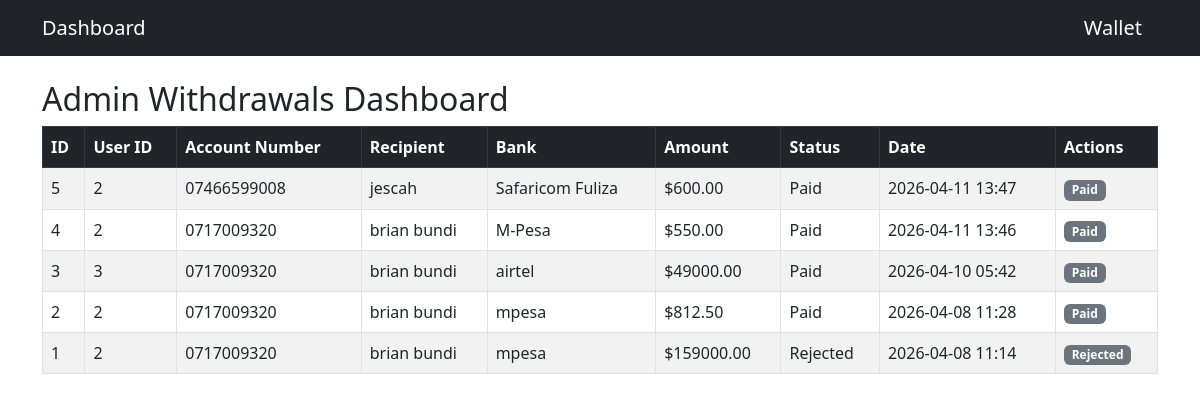
/admin/withdrawals, run on the app's committed database.
### models.py (models this page shows)
class Withdrawal(db.Model):
    __tablename__ = "withdrawals"
    id = db.Column(db.Integer, primary_key=True)
    user_id = db.Column(db.Integer, db.ForeignKey("user.id"), nullable=False)
    account_number = db.Column(db.String(100), nullable=False)
    recipient_name = db.Column(db.String(100), nullable=False)
    bank_name = db.Column(db.String(100), nullable=False)
    amount = db.Column(db.Float, nullable=False)
    status = db.Column(db.String(50), default="Pending")
    created_at = db.Column(db.DateTime, default=db.func.now())
    user = db.relationship("User", back_populates="withdrawals")

### app.py (the view)
@app.route("/admin/withdrawals")
def admin_withdrawals():
    withdrawals = Withdrawal.query.order_by(Withdrawal.created_at.desc()).all()
    return render_template("admin_withdrawals.html", withdrawals=withdrawals)

### templates/admin_withdrawals.html
{% extends "base.html" %}
{% block content %}
<h2>Admin Withdrawals Dashboard</h2>
<table class="table table-bordered table-striped">
  <thead class="table-dark">
    <tr>
      <th>ID</th>
      <th>User ID</th>
      <th>Account Number</th>
      <th>Recipient</th>
      <th>Bank</th>
      <th>Amount</th>
      <th>Status</th>
      <th>Date</th>
      <th>Actions</th>
    </tr>
  </thead>
  <tbody>
    {% for w in withdrawals %}
    <tr>
      <td>{{ w.id }}</td>
      <td>{{ w.user_id }}</td>
      <td>{{ w.account_number }}</td>
      <td>{{ w.recipient_name }}</td>
      <td>{{ w.bank_name }}</td>
      <td>${{ "%.2f"|format(w.amount) }}</td>
      <td>{{ w.status }}</td>
      <td>{{ w.created_at.strftime("%Y-%m-%d %H:%M") }}</td>
      <td>
        {% if w.status == "Pending" %}
          <form method="POST" action="{{ url_for('mark_paid', withdrawal_id=w.id) }}" style="display:inline;">
            <button type="submit" class="btn btn-success btn-sm">Mark Paid</button>
          </form>
          <form method="POST" action="{{ url_for('reject_withdrawal', withdrawal_id=w.id) }}" style="display:inline;">
            <button type="submit" class="btn btn-danger btn-sm">Reject</button>
          </form>
        {% else %}
          <span class="badge bg-secondary">{{ w.status }}</span>
        {% endif %}
      </td>
    </tr>
    {% endfor %}
  </tbody>
</table>
{% endblock %}

### templates/base.html (shortened to what this page needs)
<!DOCTYPE html>
<html lang="en">
<head>
  <link href="https://cdn.jsdelivr.net/npm/bootstrap@5.3.0/dist/css/bootstrap.min.css" rel="stylesheet">
</head>
<body>
  <nav class="navbar navbar-dark bg-dark">
    <div class="container">
      <a class="navbar-brand" href="{{ url_for('dashboard') }}">Dashboard</a>
      <a class="navbar-brand" href="{{ url_for('wallet') }}">Wallet</a>
    </div>
  </nav>
  <div class="container mt-4">
    {% block content %}{% endblock %}
  </div>
</body>
</html>

### data on the page
Withdrawal: id "5", user_id "2", account_number "07466599008", recipient_name "jescah", bank_name "Safaricom Fuliza", amount "600.00", status "Paid", created_at "2026-04-11 13:47"
Withdrawal: id "4", user_id "2", account_number "0717009320", recipient_name "brian bundi", bank_name "M-Pesa", amount "550.00", status "Paid", created_at "2026-04-11 13:46"
Withdrawal: id "3", user_id "3", account_number "0717009320", recipient_name "brian bundi", bank_name "airtel", amount "49000.00", status "Paid", created_at "2026-04-10 05:42"
Withdrawal: id "2", user_id "2", account_number "0717009320", recipient_name "brian bundi", bank_name "mpesa", amount "812.50", status "Paid", created_at "2026-04-08 11:28"
Withdrawal: id "1", user_id "2", account_number "0717009320", recipient_name "brian bundi", bank_name "mpesa", amount "159000.00", status "Rejected", created_at "2026-04-08 11:14"
